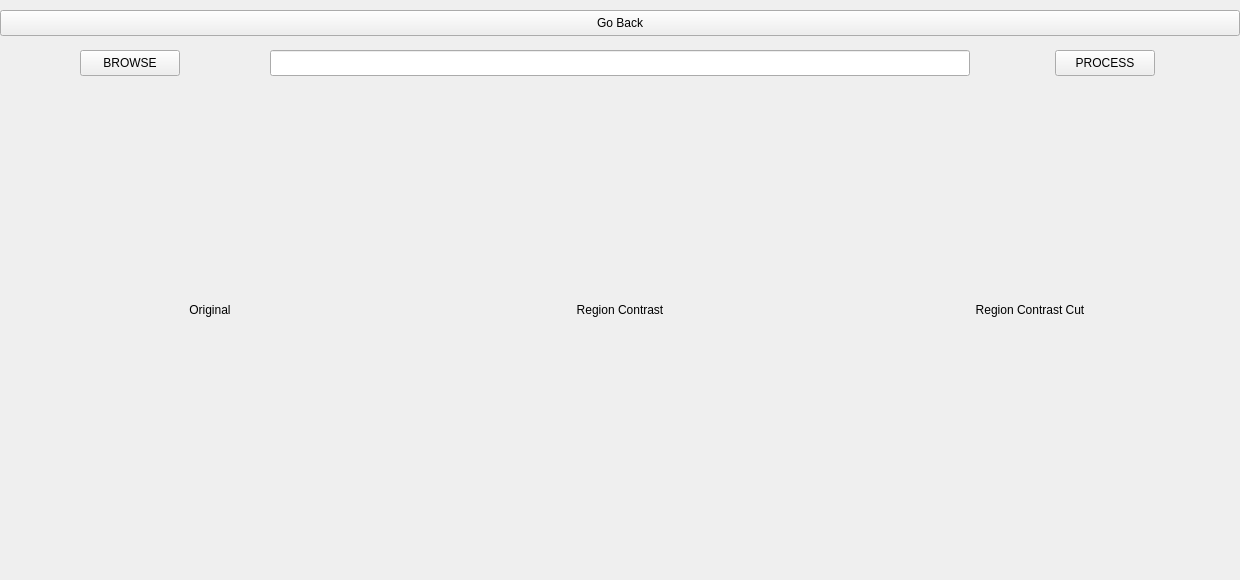
<?xml version="1.0" encoding="UTF-8"?>
<ui version="4.0">
 <class>process_single_page</class>
 <widget class="QMainWindow" name="process_single_page">
  <property name="geometry">
   <rect>
    <x>0</x>
    <y>0</y>
    <width>1240</width>
    <height>580</height>
   </rect>
  </property>
  <property name="sizePolicy">
   <sizepolicy hsizetype="Fixed" vsizetype="Fixed">
    <horstretch>0</horstretch>
    <verstretch>0</verstretch>
   </sizepolicy>
  </property>
  <property name="minimumSize">
   <size>
    <width>1240</width>
    <height>580</height>
   </size>
  </property>
  <property name="maximumSize">
   <size>
    <width>1240</width>
    <height>580</height>
   </size>
  </property>
  <property name="windowTitle">
   <string>Single</string>
  </property>
  <property name="windowIcon">
   <iconset>
    <normaloff>../../../workSpace/salient-object-detection/resources/image/icon.png</normaloff>../../../workSpace/salient-object-detection/resources/image/icon.png</iconset>
  </property>
  <widget class="QWidget" name="centralwidget">
   <widget class="QPushButton" name="button_back">
    <property name="geometry">
     <rect>
      <x>0</x>
      <y>10</y>
      <width>1240</width>
      <height>26</height>
     </rect>
    </property>
    <property name="sizePolicy">
     <sizepolicy hsizetype="Fixed" vsizetype="Fixed">
      <horstretch>0</horstretch>
      <verstretch>0</verstretch>
     </sizepolicy>
    </property>
    <property name="text">
     <string>Go Back</string>
    </property>
   </widget>
   <widget class="QPushButton" name="button_browse">
    <property name="geometry">
     <rect>
      <x>80</x>
      <y>50</y>
      <width>100</width>
      <height>26</height>
     </rect>
    </property>
    <property name="sizePolicy">
     <sizepolicy hsizetype="Fixed" vsizetype="Fixed">
      <horstretch>0</horstretch>
      <verstretch>0</verstretch>
     </sizepolicy>
    </property>
    <property name="text">
     <string>BROWSE</string>
    </property>
   </widget>
   <widget class="QPushButton" name="button_process">
    <property name="geometry">
     <rect>
      <x>1055</x>
      <y>50</y>
      <width>100</width>
      <height>26</height>
     </rect>
    </property>
    <property name="sizePolicy">
     <sizepolicy hsizetype="Fixed" vsizetype="Fixed">
      <horstretch>0</horstretch>
      <verstretch>0</verstretch>
     </sizepolicy>
    </property>
    <property name="text">
     <string>PROCESS</string>
    </property>
   </widget>
   <widget class="QLineEdit" name="edit_file_path">
    <property name="geometry">
     <rect>
      <x>270</x>
      <y>50</y>
      <width>700</width>
      <height>26</height>
     </rect>
    </property>
    <property name="sizePolicy">
     <sizepolicy hsizetype="Fixed" vsizetype="Fixed">
      <horstretch>0</horstretch>
      <verstretch>0</verstretch>
     </sizepolicy>
    </property>
   </widget>
   <widget class="QLabel" name="label_img_ori">
    <property name="geometry">
     <rect>
      <x>10</x>
      <y>110</y>
      <width>400</width>
      <height>400</height>
     </rect>
    </property>
    <property name="sizePolicy">
     <sizepolicy hsizetype="Fixed" vsizetype="Fixed">
      <horstretch>0</horstretch>
      <verstretch>0</verstretch>
     </sizepolicy>
    </property>
    <property name="text">
     <string>Original</string>
    </property>
    <property name="alignment">
     <set>Qt::AlignCenter</set>
    </property>
   </widget>
   <widget class="QLabel" name="label_img_rc">
    <property name="geometry">
     <rect>
      <x>420</x>
      <y>110</y>
      <width>400</width>
      <height>400</height>
     </rect>
    </property>
    <property name="sizePolicy">
     <sizepolicy hsizetype="Fixed" vsizetype="Fixed">
      <horstretch>0</horstretch>
      <verstretch>0</verstretch>
     </sizepolicy>
    </property>
    <property name="text">
     <string>Region Contrast</string>
    </property>
    <property name="alignment">
     <set>Qt::AlignCenter</set>
    </property>
   </widget>
   <widget class="QLabel" name="label_img_rcc">
    <property name="geometry">
     <rect>
      <x>830</x>
      <y>110</y>
      <width>400</width>
      <height>400</height>
     </rect>
    </property>
    <property name="sizePolicy">
     <sizepolicy hsizetype="Fixed" vsizetype="Fixed">
      <horstretch>0</horstretch>
      <verstretch>0</verstretch>
     </sizepolicy>
    </property>
    <property name="text">
     <string>Region Contrast Cut</string>
    </property>
    <property name="alignment">
     <set>Qt::AlignCenter</set>
    </property>
   </widget>
   <widget class="QLabel" name="label_original_path">
    <property name="geometry">
     <rect>
      <x>10</x>
      <y>540</y>
      <width>400</width>
      <height>20</height>
     </rect>
    </property>
    <property name="sizePolicy">
     <sizepolicy hsizetype="Fixed" vsizetype="Fixed">
      <horstretch>0</horstretch>
      <verstretch>0</verstretch>
     </sizepolicy>
    </property>
    <property name="text">
     <string/>
    </property>
    <property name="alignment">
     <set>Qt::AlignCenter</set>
    </property>
   </widget>
   <widget class="QLabel" name="label_result_rc_path">
    <property name="geometry">
     <rect>
      <x>420</x>
      <y>540</y>
      <width>400</width>
      <height>20</height>
     </rect>
    </property>
    <property name="sizePolicy">
     <sizepolicy hsizetype="Fixed" vsizetype="Fixed">
      <horstretch>0</horstretch>
      <verstretch>0</verstretch>
     </sizepolicy>
    </property>
    <property name="text">
     <string/>
    </property>
    <property name="alignment">
     <set>Qt::AlignCenter</set>
    </property>
   </widget>
   <widget class="QLabel" name="label_result_rcc_path">
    <property name="geometry">
     <rect>
      <x>830</x>
      <y>540</y>
      <width>400</width>
      <height>20</height>
     </rect>
    </property>
    <property name="sizePolicy">
     <sizepolicy hsizetype="Fixed" vsizetype="Fixed">
      <horstretch>0</horstretch>
      <verstretch>0</verstretch>
     </sizepolicy>
    </property>
    <property name="text">
     <string/>
    </property>
    <property name="alignment">
     <set>Qt::AlignCenter</set>
    </property>
   </widget>
  </widget>
 </widget>
 <resources/>
 <connections/>
</ui>
